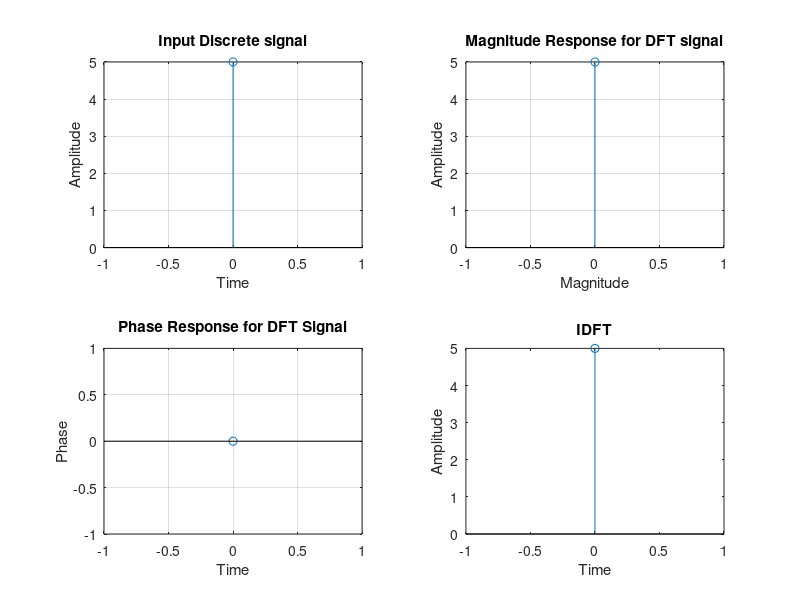

Here is the MATLAB script that generated this plot:
% means commnet

clc;
clear all;
close all;
%using predefined input => x=[0 1 2 3]; 
%x=[0 1 2 3];

% This is for input from the useer => x =input("Enter the sequence : ");
x =input("Enter the sequence : ");
N=length(x);

X=zeros(N,1);
for k=0:N-1
    for n=0:N-1
        X(k+1)=X(k+1)+x(n+1)*exp(-j*2*pi*k*n/N);
    end
end
n=0:N-1;
subplot(2,2,1);
stem(n,x);
title("Input Discrete signal");
xlabel("Time");
ylabel("Amplitude");

% it is the Discrete signal 
grid on;

%Magnitide and phase is the output of DFT process
subplot(2,2,2);
stem(n,abs(X));
title("Magnitude Response for DFT signal");
xlabel("Magnitude");
ylabel("Amplitude");
grid on;

subplot(2,2,3);
stem(n,angle(X));
title("Phase Response for DFT Signal");
xlabel("Time");
ylabel("Phase");
grid on;

y=zeros(N,1);
for n=0:N-1
    for k=0:N-1
        y(n+1)=y(n+1)+X(k+1)*1/N*exp(j*2*pi*k*n/N);
    end
end
disp("IDFT is: ");
disp(y);
%IDFT Value is showing through x+iy form

k=0:N-1;
subplot(2,2,4);
stem(k,abs(y));
title("IDFT");
xlabel("Time");
ylabel("Amplitude");
%IDFT signal 
